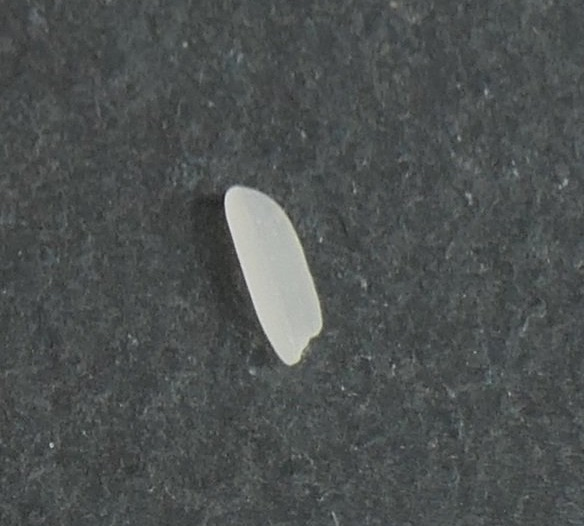
#> input picture hlw.jpg, 584 x 526 px
$ python img_size.py
#> lines starting #> are read from the running program, lines starting #| are printed output that depends on the picture; after the words box and inside, x2 and y2 are one past the last pixel; in counts of white or black regions, pixels touching at a corner belong together
#!/usr/bin/env python
# coding: utf-8

# In[1]:


from scipy.spatial.distance import euclidean
from imutils import perspective
from imutils import contours
import numpy as np
import imutils
import cv2

# Function to show array of images (intermediate results)
def show_images(images):
	for i, img in enumerate(images):
		cv2.imshow("image_" + str(i), img)
	cv2.waitKey(0)
	cv2.destroyAllWindows()

img_path = "hlw.jpg"

# Read image and preprocess
image = cv2.imread(img_path)
#> image is the input picture: shape (526, 584, 3); mean B, G, R 81, 81.4, 77.3

gray = cv2.cvtColor(image, cv2.COLOR_BGR2GRAY)
blur = cv2.GaussianBlur(gray, (9, 9), 0)

edged = cv2.Canny(blur, 50, 100)
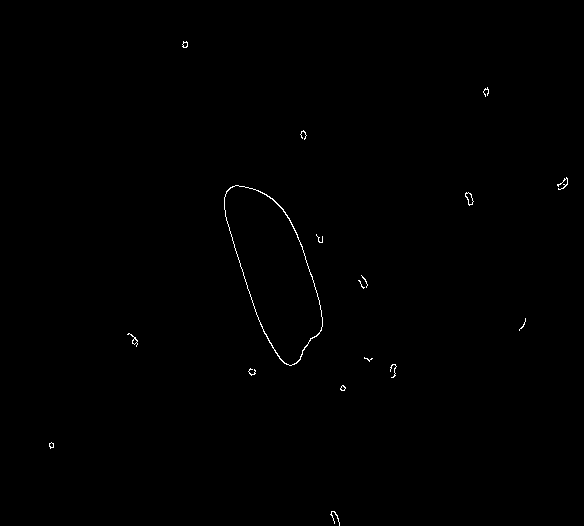
#> edged: shape (526, 584); 0.28% white in thin lines or dots, all inside (x1, y1, x2, y2) = (49, 41, 568, 526)
edged = cv2.dilate(edged, None, iterations=1)
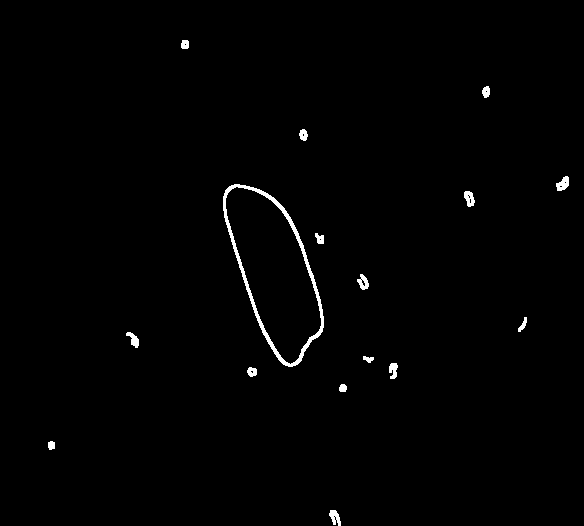
#> edged: shape (526, 584); 0.93% white; 16 white regions, largest, box (x1, y1, x2, y2) and area: (223, 184, 324, 367) 1596, (556, 176, 569, 191) 127, (464, 191, 475, 207) 118
edged = cv2.erode(edged, None, iterations=1)

#show_images([blur, edged])

# Find contours
cnts = cv2.findContours(edged.copy(), cv2.RETR_EXTERNAL, cv2.CHAIN_APPROX_SIMPLE)
#> cnts = 16 contours, 6 with area under 20; largest, box (x1, y1, x2, y2) and area: (224, 185, 323, 366) 10072, (557, 177, 568, 190) 61, (465, 192, 474, 206) 58, (127, 333, 138, 347) 33, (248, 368, 256, 376) 32
cnts = imutils.grab_contours(cnts)

# Sort contours from left to right as leftmost contour is reference object
(cnts, _) = contours.sort_contours(cnts)

# Remove contours which are not large enough
cnts = [x for x in cnts if cv2.contourArea(x) > 100]
#> cnts = 1 contour; box (x1, y1, x2, y2) and area: (224, 185, 323, 366) 10072

#cv2.drawContours(image, cnts, -1, (0,255,0), 3)

#show_images([image, edged])
#print(len(cnts))

# Reference object dimensions
# Here for reference I have used a 2cm x 2cm square
ref_object = cnts[0]
#> ref_object = contour of 242 points, box (x1, y1, x2, y2) (224, 185, 323, 366), area 10072
box = cv2.minAreaRect(ref_object)
#> box = ((275.8, 270.8), (65.46, 188.5), -18.43)
box = cv2.boxPoints(box)
#> box = [[274.5, 370.5], [214.9, 191.7], [277, 171], [336.6, 349.8]]
box = np.array(box, dtype="int")
#> box = [[274, 370], [214, 191], [277, 171], [336, 349]]
box = perspective.order_points(box)
#> box = [[214, 191], [277, 171], [336, 349], [274, 370]]
(tl, tr, br, bl) = box
#> tl = [214, 191]; tr = [277, 171]; br = [336, 349]; bl = [274, 370]
dist_in_pixel = euclidean(tl, tr)
#> dist_in_pixel = 66.1
dist_in_cm = 2.9
pixel_per_cm = dist_in_pixel/dist_in_cm
#> pixel_per_cm = 22.79

# Draw remaining contours
for cnt in cnts:
	box = cv2.minAreaRect(cnt)
	box = cv2.boxPoints(box)
	box = np.array(box, dtype="int")
	box = perspective.order_points(box)
	(tl, tr, br, bl) = box
	cv2.drawContours(image, [box.astype("int")], -1, (0, 0, 255), 2)
	mid_pt_horizontal = (tl[0] + int(abs(tr[0] - tl[0])/2), tl[1] + int(abs(tr[1] - tl[1])/2))
	mid_pt_verticle = (tr[0] + int(abs(tr[0] - br[0])/2), tr[1] + int(abs(tr[1] - br[1])/2))
	wid = euclidean(tl, tr)/pixel_per_cm
	ht = euclidean(tr, br)/pixel_per_cm
	cv2.putText(image, "{:.1f}cm".format(wid), (int(mid_pt_horizontal[0] - 15), int(mid_pt_horizontal[1] - 10)),
		cv2.FONT_HERSHEY_SIMPLEX, 0.5, (255, 255, 0), 2)
	cv2.putText(image, "{:.1f}cm".format(ht), (int(mid_pt_verticle[0] + 10), int(mid_pt_verticle[1])),
		cv2.FONT_HERSHEY_SIMPLEX, 0.5, (255, 255, 0), 2)
#> this loop made 1 pass
#> (tl, tr, br, bl, mid_pt_horizontal, mid_pt_verticle, wid, ht) on pass 1: ([214, 191], [277, 171], [336, 349], [274, 370], (245, 201), (306, 260), 2.9, 8.23)
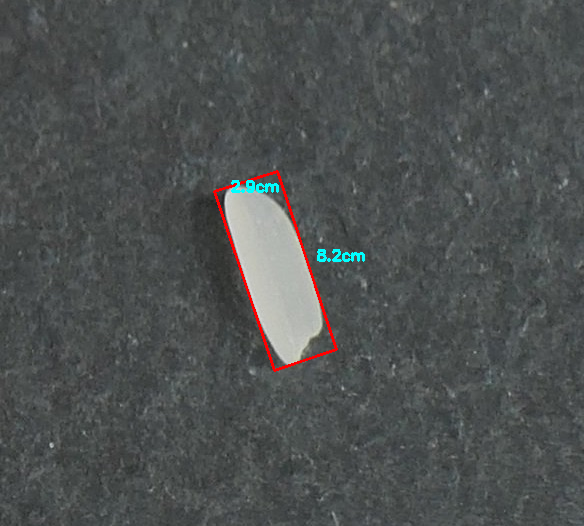
#> image: shape (526, 584, 3); 0.66% of pixels changed, all inside (x1, y1, x2, y2) = (213, 170, 365, 372)

show_images([image])
#> the loop in show_images, `for i, img in enumerate(images):` made 1 pass


# In[ ]:


# In[ ]:


# In[ ]:
